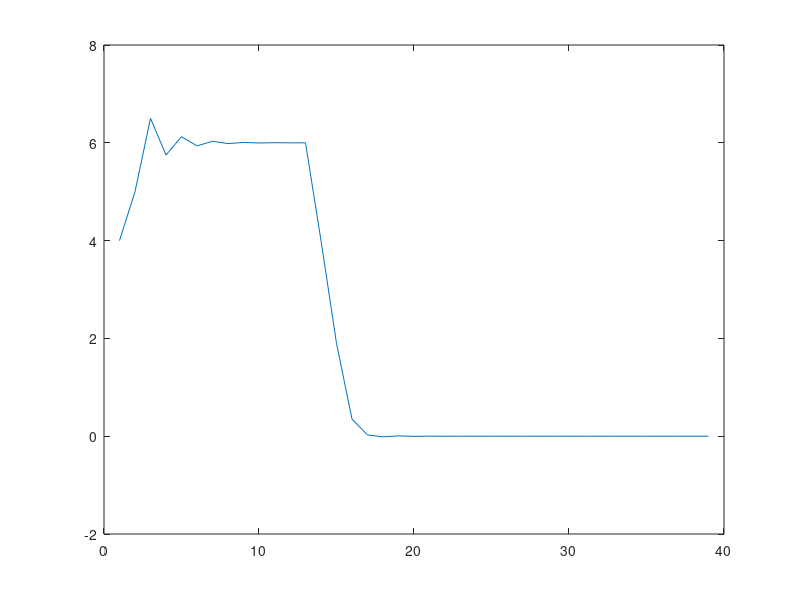

The MATLAB script that drew this image:
clear all
clc
x = [1 1 1 1 1 1 1 1 1 1 1 1 1 0.5 0.1 0 0 0 0 0 0 0 0 0 0 0 0 0 0 0 0 0 0 0 0 0 0 0 0]; % entrada
a = [1 0.5]; % coeficientes de y(n)
b = [4 3 2]; % coeficientes de x(n)
y = filter(b, a, x); % salida
n = 1:length(y);
stem(n,y)
plot(n,y)
